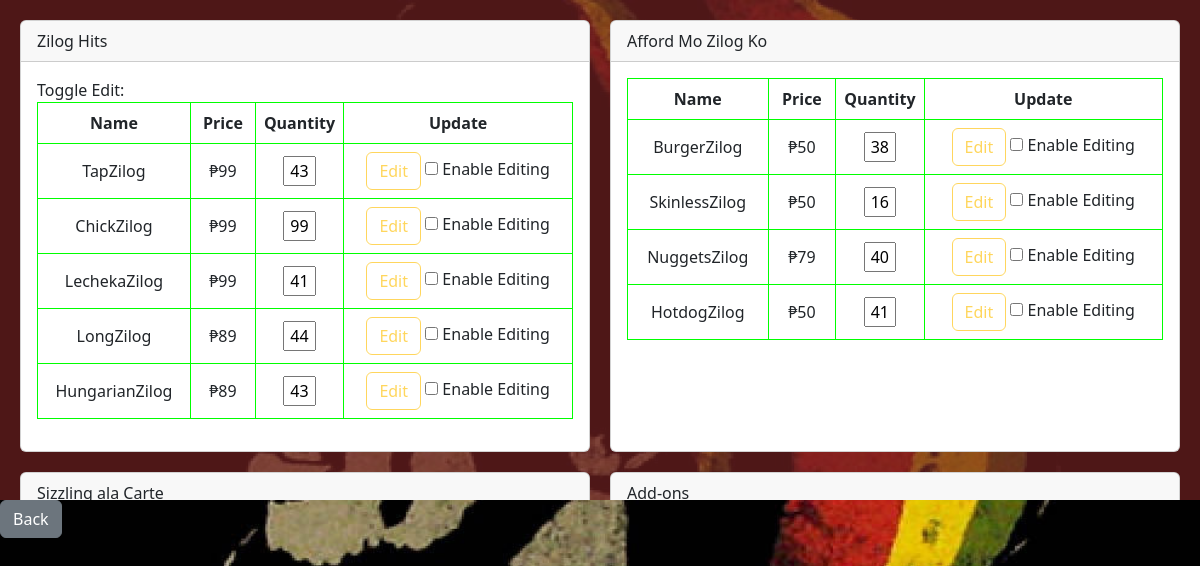
The page /admin/inventory (signed in) on the database as committed earlier.
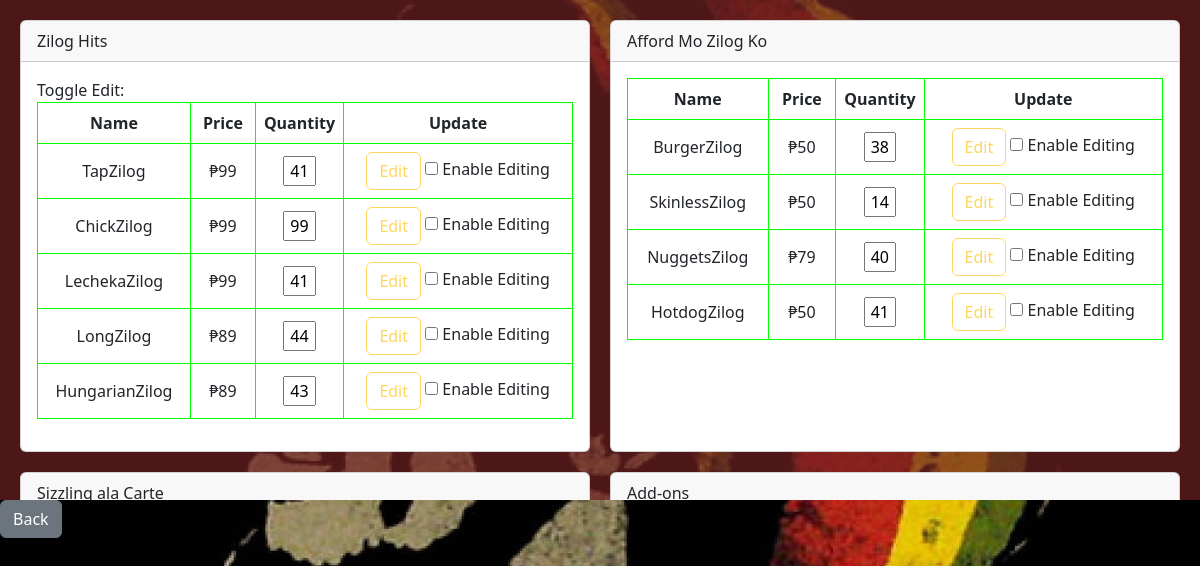
The same page on the database as committed later.
### tables this page shows
CREATE TABLE menu ( id INTEGER PRIMARY KEY AUTOINCREMENT, name TEXT NOT NULL, price INTEGER, type TEXT, quantity INTEGER);

### routes/admin.py (the view)
@admin_bp.route('/admin/inventory', methods=['POST', 'GET'])
def inventory():
    if 'email' in session:
        menu = pnt.EachData()
        return render_template('admin-inventory.html', menu=menu)
    return redirect(url_for('admin.adminPage'))

### thisclass/Myclass.py (called while the page is built)
    def create_object(self, i):
        id, name, price, type, qty = i
        return Item(id, name, price, type, qty)

    def fetch_from_db(self):
        connection = sqlite3.connect(self.db)
        cursor = connection.cursor()
        cursor.execute('SELECT * FROM menu')
        rows = cursor.fetchall()
        for i in rows:
            obj = self.create_object(i)
            self.items.append(obj)
        connection.close()

    @property
    def items(self):
        return self._items

    def get_item_per_type(self):
        hits = []
        afford = []
        carte = []
        add_on = []
        my_dict = {
            'hits': hits,
            'afford': afford,
            'carte': carte,
            'add_on': add_on
        }
        for i in self.items:
            if 'Zilog Hits' == i.type:
                hits.append(i)
            elif 'Afford Mo Zilog Ko' == i.type:
                afford.append(i)
            elif 'Sizzling Ala Carte' == i.type:
                carte.append(i)
            elif 'add-on' == i.type:
                add_on.append(i)
        return my_dict

    @property
    def id(self):
        return self._id

    @property
    def name(self):
        return self._name

    @property
    def price(self):
        return self._price

    @property
    def type(self):
        return self._type

    @property
    def qty(self):
        return self._qty

### templates/admin-inventory.html (shortened to what this page needs)
{% extends "layout.html" %}
{% block styles %}
    <link rel="stylesheet" href="{{ url_for('static', filename='css/admin-inventory.css') }}">
{% endblock %}
{% block body %}
<div class="grid-container">
    <div class="card digital-card">
        <div class="card-header">
            Zilog Hits
        </div>
        <div class="card-body">
            <label for="toggle">Toggle Edit:</label>
            <table class="table digital-table" id="table1">
                <thead>
                    <tr>
                        <th>Name</th>
                        <th>Price</th>
                        <th>Quantity</th>
                        <th>Update</th>
                    </tr>
                </thead>
                <tbody>
                    {% for i in menu.get_item_per_type()['hits'] %}
                    <tr>
                        <td>{{ i.name }}</td>
                        <td>₱{{ i.price }}</td>
                        <form action="/admin/setQuantity/{{ i.id }}" method="post">
                            <td style="width: 15%; text-align: center;">
                                <input type="text" value="{{ i.qty }}" id="qty{{ i.id }}" readonly name="qty{{ i.id }}" style="width: 45%; text-align: center;">
                            </td>
                            <td>
                                <button type="submit" id="submit_btn{{ i.id }}" class="btn btn-outline-warning" disabled>Edit</button>
                                <label>
                                    <input type="checkbox" id="checkbox{{ i.id }}" onclick="toggle('qty{{ i.id }}', 'submit_btn{{ i.id }}', 'hidden_input{{ i.id }}')"> Enable Editing
                                </label>
                            </td>
                        </form>
                    </tr>
                    {% endfor %}
                </tbody>
            </table>
        </div>
    </div>
    <div class="card digital-card">
        <div class="card-header">
            Afford Mo Zilog Ko
        </div>
        <div class="card-body">
            <table class="table digital-table">
                <thead>
                    <tr>
                        <th>Name</th>
                        <th>Price</th>
                        <th>Quantity</th>
                        <th>Update</th>
                    </tr>
                </thead>
                <tbody>
                    {% for i in menu.get_item_per_type()['afford']%}
                    <tr>
                        <td>{{ i.name }}</td>
                        <td>₱{{ i.price }}</td>
                        <form action="/admin/setQuantity/{{ i.id }}" method="post">
                            <td style="width: 15%; text-align: center;">
                                <input type="text" value="{{ i.qty }}" id="qty{{ i.id }}" readonly name="qty{{ i.id }}" style="width: 45%; text-align: center;">
                            </td>
                            <td>
                                <button class="btn btn-outline-warning" type="submit" id="submit_btn{{ i.id }}" disabled>Edit</button>
                                <label>
                                    <input type="checkbox" id="checkbox{{ i.id }}" onclick="toggle('qty{{ i.id }}', 'submit_btn{{ i.id }}', 'hidden_input{{ i.id }}')"> Enable Editing
                                </label>
                            </td>
                        </form>
                    </tr>
                    {% endfor %}
                </tbody>
            </table>
        </div>
    </div>
    <div class="card digital-card">
        <div class="card-header">
            Sizzling ala Carte
        </div>
    </div>
    <div class="card digital-card">
        <div class="card-header">
            Add-ons
        </div>
    </div>
</div>
<a href="{{ url_for('admin.dashboard') }}"><button class="btn btn-secondary">Back</button></a>
{% endblock %}

### templates/layout.html (shortened to what this page needs)
<!DOCTYPE html>
<html lang="en" class="bg-image" style="
  height: 100%;
">
<head>
    <link href="https://cdn.jsdelivr.net/npm/bootstrap@5.3.0/dist/css/bootstrap.min.css" rel="stylesheet">
    <link rel="stylesheet" href="{{ url_for('static', filename='css/layout.css') }}">
    {% block styles %}{% endblock %}
</head>
<body class="bg-image">
  {% block body %} {% endblock %}
</body>
</html>

### static/css/layout.css (style rules this page uses)
body { background-image: url('../img/reggae.jpg'); background-position: center; background-repeat: no-repeat; background-size: cover; height: 100%; }

### static/css/admin-inventory.css (style rules this page uses)
.grid-container { display: grid; grid-template-columns: repeat(2, 1fr); gap: 20px; overflow-y: auto; max-height: 500px; background-color: rgba(112, 33, 33, 0.7); padding: 20px; }
.digital-table { width: 100%; border-collapse: collapse; background: rgba(0, 0, 0, 0.5); color: #00ff00; }
.digital-table th, .digital-table td { padding: 8px; text-align: center; vertical-align: middle; border: 1px solid #00ff00; }

Rows that differ between the two databases and show on the page:
changed menu "TapZilog": qty "43" → "41"
changed menu "SkinlessZilog": qty "16" → "14"
